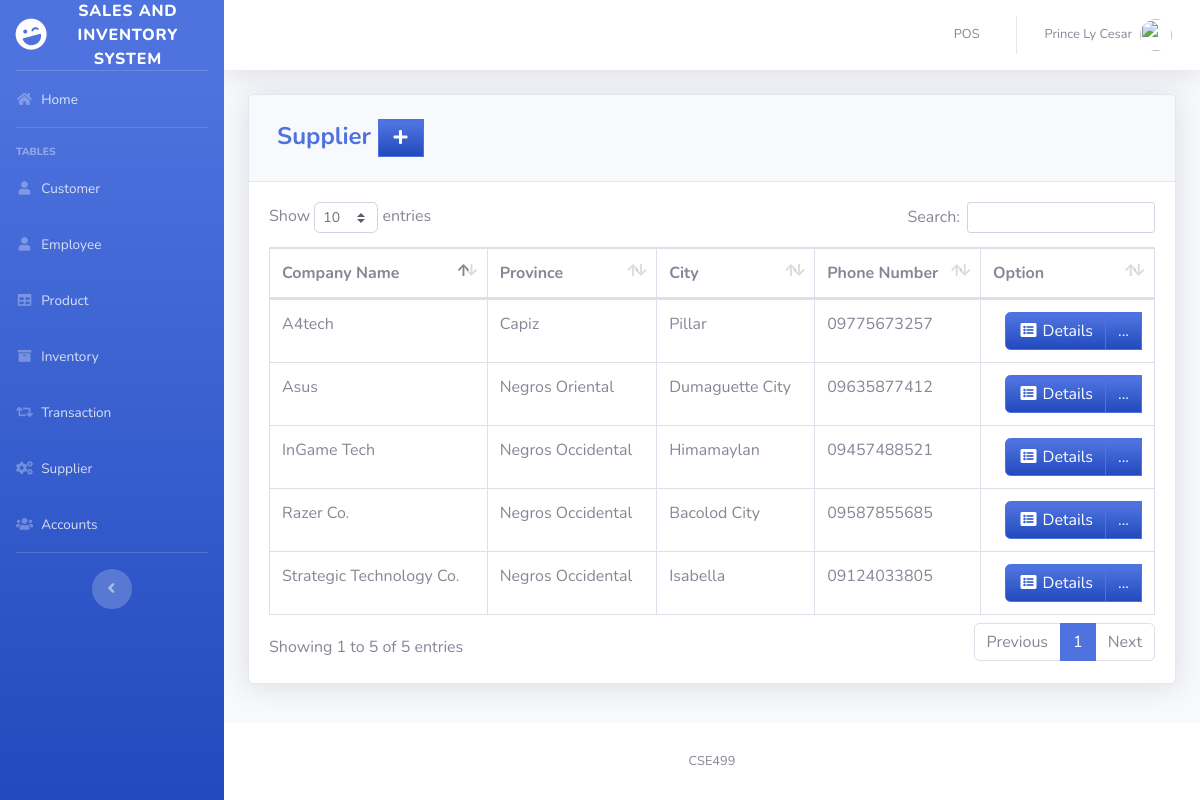
Before: /pages/supplier.php (signed in) with the older database file.
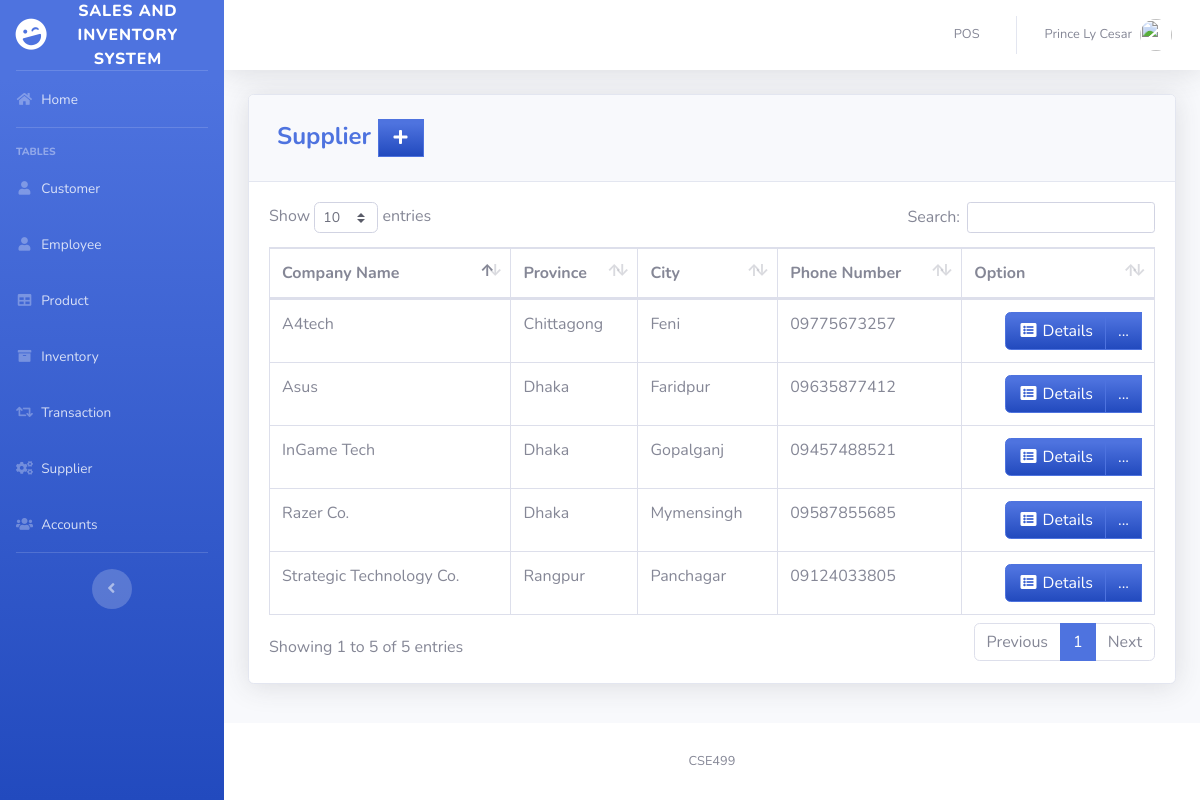
After: the same page with the newer database file.
### tables this page shows
CREATE TABLE `supplier` (
  `SUPPLIER_ID` int(11) NOT NULL,
  `COMPANY_NAME` varchar(50) DEFAULT NULL,
  `LOCATION_ID` int(11) NOT NULL,
  `PHONE_NUMBER` varchar(11) DEFAULT NULL
);

CREATE TABLE `location` (
  `LOCATION_ID` int(11) NOT NULL,
  `PROVINCE` varchar(100) DEFAULT NULL,
  `CITY` varchar(100) DEFAULT NULL
);

### pages/supplier.php (the view, shortened to what this page needs)
<?php
include'../includes/connection.php';
include'../includes/sidebar.php';
?>
            <div class="card shadow mb-4">
            <div class="card-header py-3">
              <h4 class="m-2 font-weight-bold text-primary">Supplier&nbsp;<a  href="#" data-toggle="modal" data-target="#supplierModal" type="button" class="btn btn-primary bg-gradient-primary" style="border-radius: 0px;"><i class="fas fa-fw fa-plus"></i></a></h4>
            </div>
            <div class="card-body">
              <div class="table-responsive">
                <table class="table table-bordered" id="dataTable" width="100%" cellspacing="0">
               <thead>
                   <tr>
                       <th>Company Name</th>
                       <th>Province</th>
                       <th>City</th>
                       <th>Phone Number</th>
                       <th>Option</th>
                   </tr>
               </thead>
          <tbody>
<?php
    $query = 'SELECT SUPPLIER_ID, COMPANY_NAME, l.PROVINCE, l.CITY, PHONE_NUMBER FROM supplier s join location l on s.LOCATION_ID=l.LOCATION_ID';
        $result = mysqli_query($db, $query) or die (mysqli_error($db));
            while ($row = mysqli_fetch_assoc($result)) {
                echo '<tr>';
                echo '<td>'. $row['COMPANY_NAME'].'</td>';
                echo '<td>'. $row['PROVINCE'].'</td>';
                echo '<td>'. $row['CITY'].'</td>';
                echo '<td>'. $row['PHONE_NUMBER'].'</td>';
                      echo '<td align="right"> <div class="btn-group">
                              <a type="button" class="btn btn-primary bg-gradient-primary" href="sup_searchfrm.php?action=edit & id='.$row['SUPPLIER_ID'] . '"><i class="fas fa-fw fa-list-alt"></i> Details</a>
                            <div class="btn-group">
                              <a type="button" class="btn btn-primary bg-gradient-primary dropdown no-arrow" data-toggle="dropdown" style="color:white;">
                              ... <span class="caret"></span></a>
                            <ul class="dropdown-menu text-center" role="menu">
                                <li>
                                  <a type="button" class="btn btn-warning bg-gradient-warning btn-block" style="border-radius: 0px;" href="sup_edit.php?action=edit & id='.$row['SUPPLIER_ID']. '">
                                    <i class="fas fa-fw fa-edit"></i> Edit
                                  </a>
                                </li>
                            </ul>
                            </div>
                          </div> </td>';
                      echo '</tr> ';
                        }
?>
                                </tbody>
                            </table>
                        </div>
                    </div>
                  </div>
<?php
include'../includes/footer.php';
?>

Changed rows visible on the page:
changed through a linked row, supplier "InGame Tech": LOCATION_ID.PROVINCE "Negros Occidental" → "Dhaka"; LOCATION_ID.CITY "Himamaylan" → "Gopalganj"
changed through a linked row, supplier "Asus": LOCATION_ID.PROVINCE "Negros Oriental" → "Dhaka"; LOCATION_ID.CITY "Dumaguette City" → "Faridpur"
changed through a linked row, supplier "Razer Co.": LOCATION_ID.PROVINCE "Negros Occidental" → "Dhaka"; LOCATION_ID.CITY "Bacolod City" → "Mymensingh"
changed through a linked row, supplier "Strategic Technology Co.": LOCATION_ID.PROVINCE "Negros Occidental" → "Rangpur"; LOCATION_ID.CITY "Isabella" → "Panchagar"
changed through a linked row, supplier "A4tech": LOCATION_ID.PROVINCE "Capiz" → "Chittagong"; LOCATION_ID.CITY "Pillar" → "Feni"
